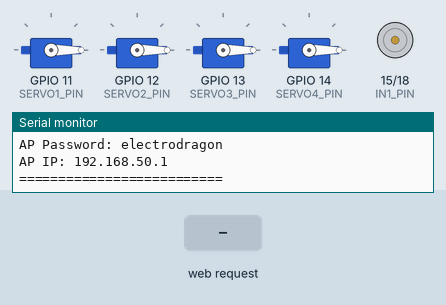
Simulated run of this sketch. Board: ESP32. Shown: 4 × servo, motor-driver pin pairs drawn as motors (green arrow = first pin HIGH = forward, orange = second pin HIGH = backward, longer = more drive), the last lines printed to the serial monitor. Inputs (shaded band) come from the test bench.

Above: at 2.9 s.
3.0 s: HTTP request GET /control?cmd=fw received
At 4.0 s:
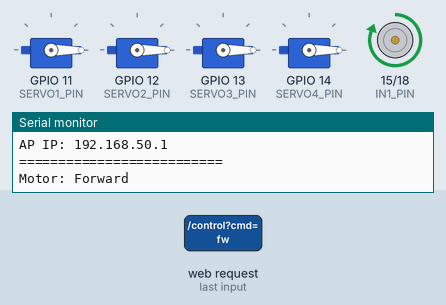
4.5 s: HTTP request GET /control?cmd=rv received
At 5.2 s:
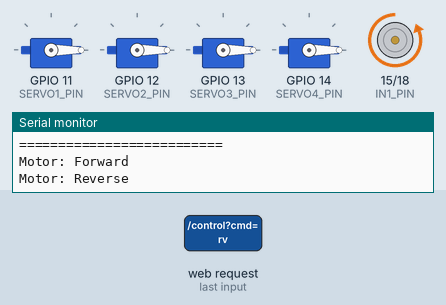
6.0 s: HTTP request GET /control?cmd=s90 received
At 6.3 s:
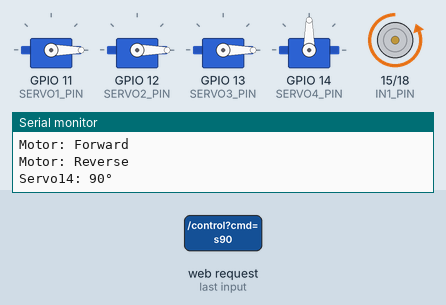
7.5 s: HTTP request GET /control?cmd=st received
At 8.6 s:
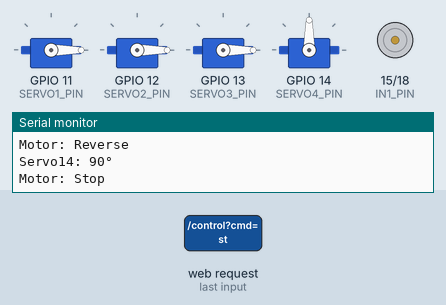
9.0 s: HTTP request GET /control?cmd=fw received
At 9.8 s:
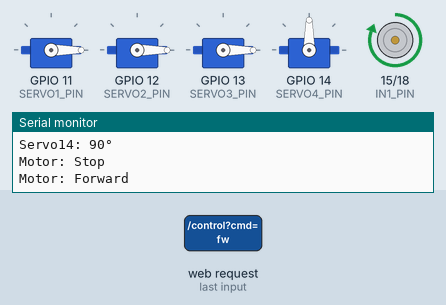
Timing chart, 0 to 11.5 s (numbered marks = the images above; inputs shaded):
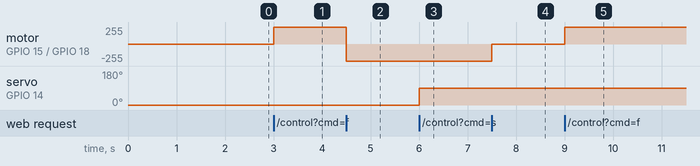

The sketch:

dual-foot-wifi-1.ino
```cpp
#include <WiFi.h>
#include <WebServer.h>
#include <ESP32Servo.h>

// ===== WiFi 配置 =====
const char* ssid = "motor_control";
const char* password = "electrodragon";

// ===== DRV8871 / GPIO 定义 (ESP32) =====
// DRV8871 has two inputs IN1 and IN2. Set both to control direction.
// Forward: IN1=HIGH, IN2=LOW
// Reverse: IN1=LOW, IN2=HIGH
// Stop: IN1=LOW, IN2=LOW (or both HIGH for brake)
const int IN1_PIN = 15;   // IN1 -> IO15
const int IN2_PIN = 18;   // IN2 -> IO18

// Servo pins (GPIO numbers)
const int SERVO1_PIN = 11;
const int SERVO2_PIN = 12;
const int SERVO3_PIN = 13;
const int SERVO4_PIN = 14;

// ===== Web Server =====
WebServer server(80);

// Servo objects
Servo servo1;
Servo servo2;
Servo servo3;
Servo servo4;

// ===== HTML Web 控制界面 =====
const char html_page[] PROGMEM = R"rawliteral(
<!DOCTYPE html><html>
<head>
<meta name="viewport" content="width=device-width, initial-scale=1.0">
<title>ESP32 Motor Control (DRV8871)</title>
<style>
body { font-family: Arial, sans-serif; max-width: 480px; margin: 0 auto; padding: 20px; background-color: #f0f0f0; }
h2 { text-align:center; color:#333; }
.container { display:flex; flex-direction:column; gap:14px; }
.control-panel { background:white; padding:20px; border-radius:10px; box-shadow:0 2px 8px rgba(0,0,0,0.08); display:flex; gap:10px; justify-content:center; }
.servo-panel { background:white; padding:14px; border-radius:10px; box-shadow:0 2px 8px rgba(0,0,0,0.04); display:flex; gap:8px; justify-content:center; }
.dir-btn { padding:16px 22px; font-size:18px; font-weight:bold; border:none; border-radius:8px; cursor:pointer; }
.sml-btn { padding:10px 14px; font-size:14px; font-weight:bold; border:none; border-radius:6px; cursor:pointer; }
.forward-btn { background:#2196F3; color:white; }
.reverse-btn { background:#FF9800; color:white; }
.stop-btn { background:#f44336; color:white; }
.s90-btn { background:#4CAF50; color:white; }
.s180-btn { background:#9C27B0; color:white; }
.dir-btn:active, .sml-btn:active { transform:scale(0.97); opacity:0.9; }
@media (max-width:420px){ .control-panel{flex-direction:column;} }
</style>
</head>
<body>
<h2>Motor Control</h2>
<div class="container">
  <div class="control-panel">
    <button class="dir-btn forward-btn" onclick="sendCmd('fw')">Forward</button>
    <button class="dir-btn stop-btn" onclick="sendCmd('st')">STOP</button>
    <button class="dir-btn reverse-btn" onclick="sendCmd('rv')">Reverse</button>
  </div>
  <div class="servo-panel">
    <div style="align-self:center;font-weight:bold">Servo14:</div>
    <button class="sml-btn s90-btn" onclick="sendCmd('s90')">90°</button>
    <button class="sml-btn s180-btn" onclick="sendCmd('s180')">180°</button>
  </div>
</div>
<script>
function sendCmd(cmd){
  fetch('/control?cmd='+cmd)
    .then(r=>{})
    .catch(e=>console.error(e));
}
</script>
</body></html>
)rawliteral";

// ===== 处理 Web 请求 =====
void handleRoot() {
  server.send(200, "text/html", html_page);
}

void handleControl() {
  // Simple command-based control: cmd=fw|rv|st|s90|s180
  if (server.hasArg("cmd")) {
    String c = server.arg("cmd");
    if (c == "fw") {
      // Forward: IN1=HIGH, IN2=LOW
      digitalWrite(IN1_PIN, HIGH);
      digitalWrite(IN2_PIN, LOW);
      Serial.println("Motor: Forward");
    } else if (c == "rv") {
      // Reverse: IN1=LOW, IN2=HIGH
      digitalWrite(IN1_PIN, LOW);
      digitalWrite(IN2_PIN, HIGH);
      Serial.println("Motor: Reverse");
    } else if (c == "st") {
      // Stop: both LOW
      digitalWrite(IN1_PIN, LOW);
      digitalWrite(IN2_PIN, LOW);
      Serial.println("Motor: Stop");
    } else if (c == "s90") {
      // Servo4 to 90 degrees
      servo4.write(90);
      Serial.println("Servo14: 90°");
    } else if (c == "s180") {
      // Servo4 to 180 degrees
      servo4.write(180);
      Serial.println("Servo14: 180°");
    }
  }

  server.send(200, "text/plain", "OK");
}

// ===== 初始化 =====
void setup() {
  Serial.begin(115200);
  delay(100);
  Serial.println("ESP32 DRV8871 AP Motor Controller starting...");

  // Configure GPIO pins as outputs
  pinMode(IN1_PIN, OUTPUT);
  pinMode(IN2_PIN, OUTPUT);

  // 默认停止 (both LOW)
  digitalWrite(IN1_PIN, LOW);
  digitalWrite(IN2_PIN, LOW);

  // Attach servos and set to center (0°)
  servo1.attach(SERVO1_PIN);
  servo2.attach(SERVO2_PIN);
  servo3.attach(SERVO3_PIN);
  servo4.attach(SERVO4_PIN);

  servo1.write(0);
  servo2.write(0);
  servo3.write(0);
  servo4.write(0);

  // 启动为 WiFi AP 模式，使用固定 IP
  Serial.println("Starting WiFi AP...");

  WiFi.disconnect(true);
  WiFi.mode(WIFI_AP);
  delay(100);

  bool apStarted = WiFi.softAP(ssid, password);
  if (!apStarted) {
    Serial.println("AP start failed! Retrying...");
    delay(1000);
    WiFi.softAP(ssid, password);
  }

  delay(1000);
  IPAddress apIP(192, 168, 50, 1);
  IPAddress apGateway(192, 168, 50, 1);
  IPAddress apSubnet(255, 255, 255, 0);
  if (!WiFi.softAPConfig(apIP, apGateway, apSubnet)) {
    Serial.println("softAPConfig failed");
  }

  delay(500);
  Serial.println("");
  Serial.println("==========================");
  Serial.print("AP SSID: ");
  Serial.println(ssid);
  Serial.print("AP Password: ");
  Serial.println(password);
  Serial.print("AP IP: ");
  Serial.println(WiFi.softAPIP());
  Serial.println("==========================");

  // Web 服务
  server.on("/", handleRoot);
  server.on("/control", handleControl);
  server.begin();
}

void loop() {
  server.handleClient();
}
```

Measured:
- after the input at 3.0 s, motor on GPIO 15 (IN1_PIN) / GPIO 18 (IN2_PIN): stopped → forward 255/255 at once
- after the input at 4.5 s, motor on GPIO 15 (IN1_PIN) / GPIO 18 (IN2_PIN): forward 255/255 → backward 255/255 at once
- after the input at 6.0 s, servo on GPIO 14 (SERVO4_PIN): 0° → 90° at once
- after the input at 7.5 s, motor on GPIO 15 (IN1_PIN) / GPIO 18 (IN2_PIN): backward 255/255 → stopped at once
- after the input at 9.0 s, motor on GPIO 15 (IN1_PIN) / GPIO 18 (IN2_PIN): stopped → forward 255/255 at once
